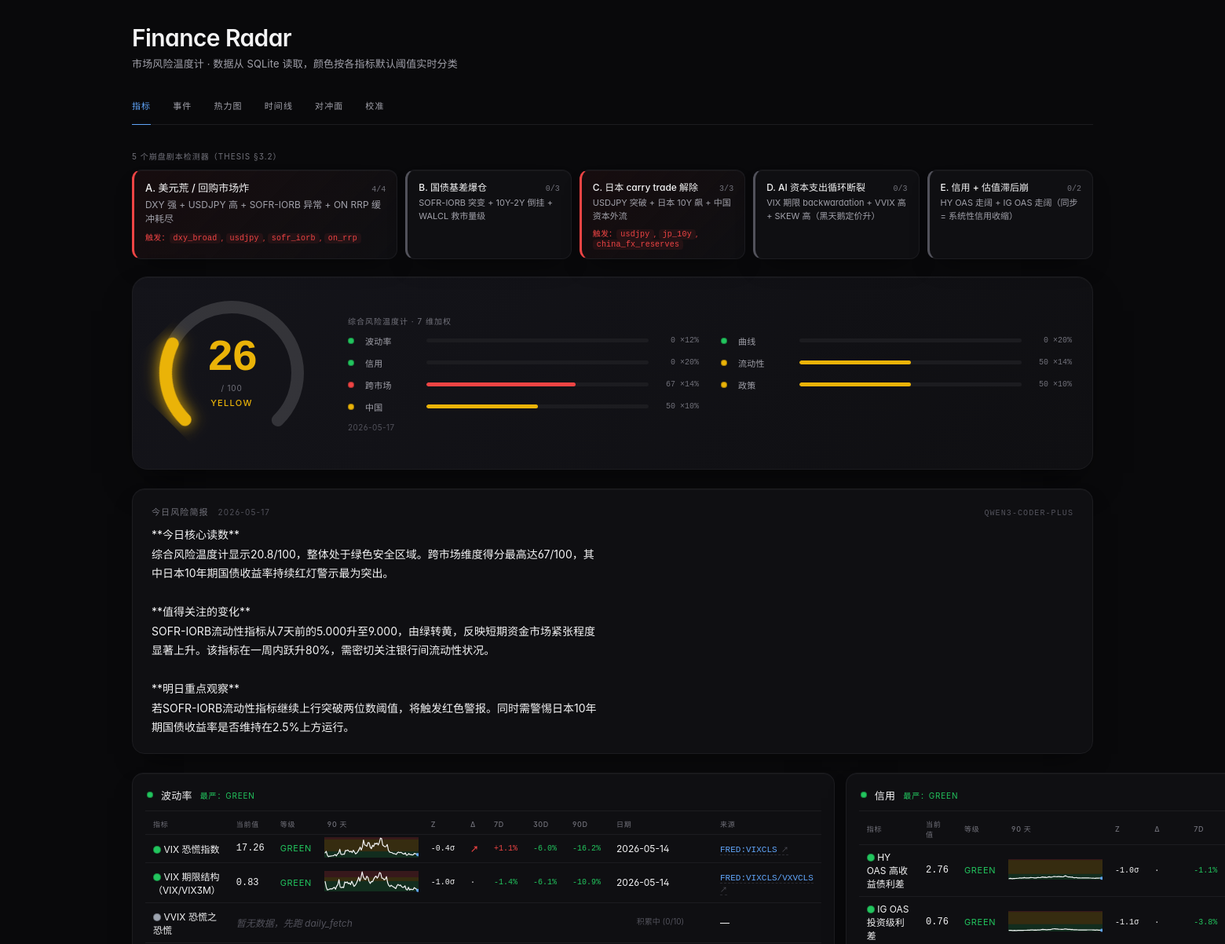
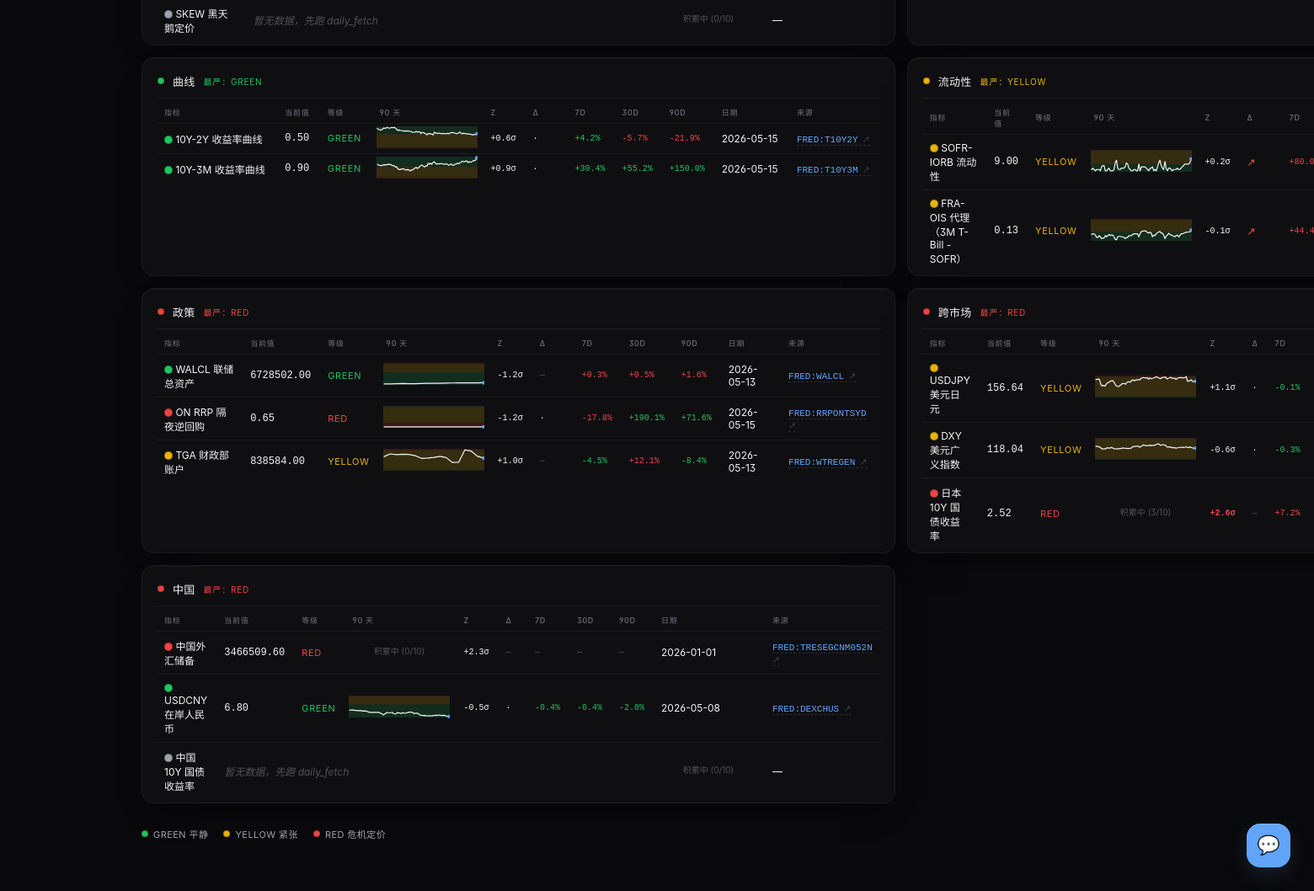
The page / on the database its author committed (2 pictures, top to bottom).
### tables this page shows
CREATE TABLE risk_scores (
    date TEXT PRIMARY KEY,
    score REAL NOT NULL,
    level TEXT NOT NULL,
    breakdown_json TEXT NOT NULL,
    created_at TEXT NOT NULL
);

CREATE TABLE briefings (
    date TEXT PRIMARY KEY,
    content TEXT NOT NULL,
    model TEXT,
    created_at TEXT NOT NULL
);

CREATE TABLE indicators (
    id          INTEGER PRIMARY KEY,
    name        TEXT    NOT NULL,
    date        TEXT    NOT NULL,
    value       REAL    NOT NULL,
    source      TEXT    NOT NULL,
    ingested_at TEXT    NOT NULL,
    UNIQUE(name, date)
);

### src/web/app.py (the view)
    @app.route("/")
    def index():
        target = app.config["DB_PATH"]
        hist_target = app.config.get("HISTORY_DB_PATH")
        with dbmod.open_db(target) as conn:
            rows = _build_rows(conn, history_db_path=hist_target)
            briefing = bf.get_latest_briefing(conn)
            risk = rs.get_latest_risk_score(conn)
            indicator_states = {}
            for ind in _INDICATOR_REGISTRY:
                latest = dbmod.get_latest(conn, ind["name"])
                indicator_states[ind["name"]] = {
                    "latest": latest,
                    "classify": ind["classify"],
                }
        scenarios = evaluate_scenarios(indicator_states)
        groups = _group_rows(rows)
        return render_template(
            "index.html",
            rows=rows, groups=groups,
            briefing=briefing, risk=risk,
            scenarios=scenarios,
            level_colors={k.value: v for k, v in _LEVEL_COLORS.items()},
            active_page="index",
        )

### src/compute/briefing.py (called while the page is built)
def init_briefings_schema(conn: sqlite3.Connection) -> None:
    with conn:
        conn.executescript(_BRIEFING_SCHEMA)

def get_latest_briefing(conn: sqlite3.Connection) -> Optional[Dict[str, Any]]:
    init_briefings_schema(conn)
    cur = conn.execute(
        "SELECT date, content, model, created_at FROM briefings ORDER BY date DESC LIMIT 1"
    )
    row = cur.fetchone()
    return dict(row) if row else None

### src/compute/indicators/china_fx_reserves.py (called while the page is built)
def classify_value(value: float) -> Level:
    return classify(value, low=THRESHOLD_LOW, high=THRESHOLD_HIGH, direction=DIRECTION)

### src/compute/indicators/dxy.py (called while the page is built)
def classify_value(value: float) -> Level:
    return classify(value, low=THRESHOLD_LOW, high=THRESHOLD_HIGH, direction=DIRECTION)

### src/compute/indicators/fra_ois.py (called while the page is built)
def classify_value(value: float) -> Level:
    return classify(value, low=THRESHOLD_LOW, high=THRESHOLD_HIGH, direction=DIRECTION)

### src/compute/indicators/hy_oas.py (called while the page is built)
def classify_value(value: float) -> Level:
    return classify(value, low=THRESHOLD_LOW, high=THRESHOLD_HIGH, direction=DIRECTION)

### src/compute/indicators/ig_oas.py (called while the page is built)
def classify_value(value: float) -> Level:
    return classify(value, low=THRESHOLD_LOW, high=THRESHOLD_HIGH, direction=DIRECTION)

### src/compute/indicators/jp_10y.py (called while the page is built)
def classify_value(value: float) -> Level:
    return classify(value, low=THRESHOLD_LOW, high=THRESHOLD_HIGH, direction=DIRECTION)

### src/compute/indicators/on_rrp.py (called while the page is built)
def classify_value(value: float) -> Level:
    return classify(value, low=THRESHOLD_LOW, high=THRESHOLD_HIGH, direction=DIRECTION)

### src/compute/indicators/sofr_iorb.py (called while the page is built)
def classify_value(value: float) -> Level:
    return classify(value, low=THRESHOLD_LOW, high=THRESHOLD_HIGH, direction=DIRECTION)

### src/compute/indicators/tga.py (called while the page is built)
def classify_value(value: float) -> Level:
    return classify(value, low=THRESHOLD_LOW, high=THRESHOLD_HIGH, direction=DIRECTION)

### src/compute/indicators/usdcny.py (called while the page is built)
def classify_value(value: float) -> Level:
    return classify(value, low=THRESHOLD_LOW, high=THRESHOLD_HIGH, direction=DIRECTION)

### src/compute/indicators/usdjpy.py (called while the page is built)
def classify_value(value: float) -> Level:
    return classify(value, low=THRESHOLD_LOW, high=THRESHOLD_HIGH, direction=DIRECTION)

### src/compute/indicators/vix.py (called while the page is built)
def classify_value(value: float) -> Level:
    return classify(value, low=THRESHOLD_LOW, high=THRESHOLD_HIGH, direction=DIRECTION)

### src/compute/indicators/vix_term_structure.py (called while the page is built)
def classify_value(value: float) -> Level:
    return classify(value, low=THRESHOLD_LOW, high=THRESHOLD_HIGH, direction=DIRECTION)

### src/compute/indicators/walcl.py (called while the page is built)
def classify_value(value: float) -> Level:
    return classify(value, low=THRESHOLD_LOW, high=THRESHOLD_HIGH, direction=DIRECTION)

### src/compute/indicators/yield_curve.py (called while the page is built)
def classify_value(value: float) -> Level:
    return classify(value, low=THRESHOLD_LOW, high=THRESHOLD_HIGH, direction=DIRECTION)

### src/compute/indicators/yield_curve_10y3m.py (called while the page is built)
def classify_value(value: float) -> Level:
    return classify(value, low=THRESHOLD_LOW, high=THRESHOLD_HIGH, direction=DIRECTION)

### templates/index.html (shortened to what this page needs)
{% extends "_base.html" %}
{% block content %}
  {% if scenarios %}
    <div class="scenarios">
      <div class="scenarios-title">5 个崩盘剧本检测器（THESIS §3.2）</div>
      <div class="scenarios-grid">
        {% for s in scenarios %}
          <div class="scenario-card scenario-{{ s.level }}">
            <div class="scenario-head">
              <span class="scenario-label">{{ s.label }}</span>
              <span class="scenario-score">{{ s.matched }}/{{ s.total }}</span>
            </div>
            <div class="scenario-desc">{{ s.description }}</div>
            {% if s.hits %}
              <div class="scenario-hits">
                触发：{% for h in s.hits %}<code>{{ h }}</code>{% if not loop.last %}, {% endif %}{% endfor %}
              </div>
            {% endif %}
          </div>
        {% endfor %}
      </div>
    </div>
  {% endif %}
  {% if risk %}
    {% set risk_color = level_colors[risk.level] %}
    {% set _arc_len = 396 %}
    {% set _score_pct = risk.score / 100.0 if risk.score < 100 else 1.0 %}
    {% set _score_pct = 0.0 if _score_pct < 0 else _score_pct %}
    {% set _dashoffset = _arc_len * (1 - _score_pct) %}
    <div class="gauge">
      <div class="gauge-ring-wrap">
        <svg class="gauge-ring-svg" viewBox="0 0 200 200" aria-hidden="true">
          <circle class="gauge-ring-bg" cx="100" cy="100" r="84"
                  stroke-dasharray="{{ _arc_len }} 528" />
          <circle class="gauge-ring-fg" cx="100" cy="100" r="84"
                  stroke="{{ risk_color }}"
                  stroke-dasharray="{{ _arc_len }} 528"
                  stroke-dashoffset="{{ '%.1f'|format(_dashoffset) }}"
                  style="color: {{ risk_color }};" />
        </svg>
        <div class="gauge-center">
          <div class="gauge-num" style="color: {{ risk_color }};">{{ "%.0f"|format(risk.score) }}</div>
          <div class="gauge-num-suffix">/ 100</div>
          <div class="gauge-level-label" style="color: {{ risk_color }};">{{ risk.level }}</div>
        </div>
      </div>
      <div>
        <div class="gauge-cockpit-title">综合风险温度计 · 7 维加权</div>
        {% if risk.breakdown %}
          <div class="gauge-dims">
            {% for g, info in risk.breakdown.items() %}
              {% set _g_level = "RED" if info.score >= 65 else ("YELLOW" if info.score >= 25 else "GREEN") %}
              {% set _g_color = level_colors[_g_level] %}
              <div class="gauge-dim-row">
                <span class="dot dot-sm" style="background: {{ _g_color }};"></span>
                <span class="gauge-dim-name">{{ g }}</span>
                <div class="gauge-dim-bar-wrap">
                  <div class="gauge-dim-bar" style="width: {{ '%.0f'|format(info.score) }}%; background: {{ _g_color }};"></div>
                </div>
                <span class="gauge-dim-meta">{{ "%.0f"|format(info.score) }} ×{{ "%.0f"|format(info.weight) }}%</span>
              </div>
            {% endfor %}
          </div>
        {% endif %}
        <div class="gauge-date">{{ risk.date }}</div>
      </div>
    </div>
  {% endif %}
  {% if briefing %}
    <div class="briefing">
      <h2>
        今日风险简报
        <span class="b-date">{{ briefing.date }}</span>
        {% if briefing.model %}<span class="b-model">{{ briefing.model }}</span>{% endif %}
      </h2>
      <p>{{ briefing.content }}</p>
    </div>
  {% endif %}
  {% if groups %}
    <div class="indicator-grid">
    {% for g in groups %}
      <div class="group">
        <div class="group-header">
          <span class="dot dot-sm" style="background: {{ g.header_color }};"></span>
          <span class="group-name">{{ g.group }}</span>
          {% if g.header_level %}
            <span class="group-level" style="color: {{ g.header_color }};">最严：{{ g.header_level }}</span>
          {% endif %}
        </div>
        <table>
          <thead>
            <tr>
              <th>指标</th>
              <th>当前值</th>
              <th>等级</th>
              <th>90 天</th>
              <th>Z</th>
              <th>Δ</th>
              <th>7d</th>
              <th>30d</th>
              <th>90d</th>
              <th>日期</th>
              <th>来源</th>
            </tr>
          </thead>
          <tbody>
            {% for r in g.rows %}
              <tr>
                <td>
                  <span class="dot" style="background: {{ r.color }};"></span>
                  {{ r.label }}
                </td>
                {% if r.value is none %}
                  <td class="empty" colspan="8">暂无数据，先跑 daily_fetch</td>
                  <td class="spark-cell">
                    <a href="/indicator/{{ r.name }}" class="spark-link" title="查看 {{ r.label }} 详情">{{ r.sparkline_svg | safe }}</a>
                  </td>
                  <td>
                    {% if r.source_url %}
                      <a class="source-link" href="{{ r.source_url }}" target="_blank" rel="noopener noreferrer">查源</a>
                    {% else %}
                      —
                    {% endif %}
                  </td>
                {% else %}
                  <td class="value">{{ "%.2f"|format(r.value) }}</td>
                  <td class="level" style="color: {{ r.color }};">{{ r.level }}</td>
                  <td class="spark-cell">
                    <a href="/indicator/{{ r.name }}" class="spark-link" title="查看 {{ r.label }} 详情">{{ r.sparkline_svg | safe }}</a>
                  </td>
                  {% if r.zscore and r.zscore.z is not none %}
                    <td class="zcol{% if r.zscore.extreme %} bad{% endif %}" title="百分位 {{ '%.0f'|format(r.zscore.percentile) }}% / n={{ r.zscore.n }}">
                      {%- if r.zscore.z > 0 -%}+{% endif -%}
                      {{ "%.1f"|format(r.zscore.z) }}σ
                    </td>
                  {% else %}
                    <td class="zcol diff-na">—</td>
                  {% endif %}
                  {% if r.acceleration and r.acceleration.short_slope is not none %}
                    <td class="zcol{% if r.acceleration.accelerating %} bad{% endif %}" title="短斜率 {{ '%.4f'|format(r.acceleration.short_slope) }}/d，长斜率 {{ '%.4f'|format(r.acceleration.long_slope) }}/d">
                      {%- if r.acceleration.accelerating -%}↗{% else %}·{% endif -%}
                    </td>
                  {% else %}
                    <td class="zcol diff-na">—</td>
                  {% endif %}
                  {% for d in [7, 30, 90] %}
                    {% set c = r.comparisons[d] %}
                    {% if c and c.pct_change is not none %}
                      <td class="diff{% if c.deteriorate %} bad{% elif c.deteriorate is false %} good{% endif %}">
                        {%- if c.pct_change > 0 -%}+{% endif -%}
                        {{ "%.1f"|format(c.pct_change) }}%
                      </td>
                    {% else %}
                      <td class="diff diff-na">—</td>
                    {% endif %}
                  {% endfor %}
                  <td>{{ r.date }}</td>
                  <td>
                    {% if r.source_url %}
                      <a class="source-link" href="{{ r.source_url }}" target="_blank" rel="noopener noreferrer">{{ r.source }}</a>
                    {% else %}
                      {{ r.source }}
                    {% endif %}
                  </td>
                {% endif %}
              </tr>
            {% endfor %}
          </tbody>
        </table>
      </div>
    {% endfor %}
    </div>
  {% else %}
    <p class="empty">尚未注册任何指标</p>
  {% endif %}
  <div class="legend">
    <span><span class="dot dot-sm" style="background:#22c55e"></span>GREEN 平静</span>
    <span><span class="dot dot-sm" style="background:#eab308"></span>YELLOW 紧张</span>
    <span><span class="dot dot-sm" style="background:#ef4444"></span>RED 危机定价</span>
  </div>
{% endblock %}

### templates/_base.html (shortened to what this page needs)
<!doctype html>
<html lang="zh-CN">
<head>
  <link rel="stylesheet" href="https://cdn.jsdelivr.net/npm/geist@1.4.0/dist/fonts.css">
</head>
<body>
  <h1>Finance Radar</h1>
  <p class="sub">{% block subtitle %}市场风险温度计 · 数据从 SQLite 读取，颜色按各指标默认阈值实时分类{% endblock %}</p>
  <nav class="page-nav">
    <a href="/" class="{% if active_page == 'index' %}current{% endif %}">指标</a>
    <a href="/events" class="{% if active_page == 'events' %}current{% endif %}">事件</a>
    <a href="/heatmap" class="{% if active_page == 'heatmap' %}current{% endif %}">热力图</a>
    <a href="/timeline" class="{% if active_page == 'timeline' %}current{% endif %}">时间线</a>
    <a href="/hedge" class="{% if active_page == 'hedge' %}current{% endif %}">对冲面</a>
    <a href="/calibration" class="{% if active_page == 'calibration' %}current{% endif %}">校准</a>
  </nav>
  {% block content %}{% endblock %}
  <button id="chat-toggle" title="问 AI 解读当前指标">💬</button>
</body>
</html>

### rows shown on the page
risk_scores: score "26", level "YELLOW", date "2026-05-17"
briefings: date "2026-05-17", model "QWEN3-CODER-PLUS", content "**今日核心读数** 综合风险温度计显示20.8/100，整体处于绿色安全区域。跨市场维度得分最高达67/100，其中日本10年期国债收益率持续红灯警示最为突出。 **值得关注的变化** SOFR-IORB流动性指标从7天前的5.000升至9.000，由绿转黄，反映短期资金市场紧张程度显著上升。该指标在一周内跃升80%，需密切关注银行间流动性状况。 **明日重点观察** 若SOFR-IORB流动性指标继续上行突破两位数阈值，将触发红色警报。同时需警惕日本10年期国债收益率是否维持在2.5%上方运行。"
indicators: label "VIX 恐慌指数", value "17.26", level "GREEN", zscore.z "-0.4", pct_change "1.1" "-6.0" "-16.2", date "2026-05-14", source "FRED:VIXCLS"
indicators: label "USDJPY 美元日元", value "156.64", level "YELLOW", zscore.z "1.1", pct_change "-0.1"

### other values the page prints
{{ s.label }} "A. 美元荒 / 回购市场炸" "B. 国债基差爆仓" "C. 日本 carry trade 解除" "D. AI 资本支出循环断裂" "E. 信用 + 估值滞后崩"
{{ s.matched }} "4" "0" "3" "0" "0"
{{ s.total }} "4" "3" "3" "3" "2"
{{ s.description }} "DXY 强 + USDJPY 高 + SOFR-IORB 异常 + ON RRP 缓冲耗尽" "SOFR-IORB 突变 + 10Y-2Y 倒挂 + WALCL 救市量级" "USDJPY 突破 + 日本 10Y 飙 + 中国资本外流" "VIX 期限 backwardation + VVIX 高 + SKEW 高（黑天鹅定价升）" "HY OAS 走阔 + IG OAS 走阔（同步 = 系统性信用收缩）"
{{ h }} "dxy_broad" "usdjpy" "sofr_iorb" "on_rrp" "usdjpy" "jp_10y" "china_fx_reserves"
{{ g }} "波动率" "曲线" "信用" "流动性" "跨市场" "政策" "中国"
{{ "%.0f"|format(info.score) }} "0" "0" "0" "50" "67" "50" "50"
{{ "%.0f"|format(info.weight) }} "12" "20" "20" "14" "14" "10" "10"
{{ g.group }} "波动率" "信用" "曲线" "流动性" "政策" "跨市场" "中国"
{{ g.header_level }} "GREEN" "GREEN" "GREEN" "YELLOW" "RED" "RED" "RED"
{{ r.label }} "VIX 期限结构（VIX/VIX3M）" "VVIX 恐慌之恐慌" "SKEW 黑天鹅定价" "HY OAS 高收益债利差" "IG OAS 投资级利差" "10Y-2Y 收益率曲线" "10Y-3M 收益率曲线" "SOFR-IORB 流动性" "FRA-OIS 代理（3M T-Bill - SOFR）" "WALCL 联储总资产" "ON RRP 隔夜逆回购" "TGA 财政部账户" "DXY 美元广义指数" "日本 10Y 国债收益率" "中国外汇储备" "USDCNY 在岸人民币" "中国 10Y 国债收益率"
{{ "%.2f"|format(r.value) }} "0.83" "2.76" "0.76" "0.50" "0.90" "9.00" "0.13" "6728502.00" "0.65" "838584.00" "118.04" "2.52" "3466509.60" "6.80"
{{ r.level }} "GREEN" "GREEN" "GREEN" "GREEN" "GREEN" "YELLOW" "YELLOW" "GREEN" "RED" "YELLOW" "YELLOW" "RED" "RED" "GREEN"
{{ "%.1f"|format(r.zscore.z) }} "-1.0" "-1.0" "-1.1" "0.6" "0.9" "0.2" "-0.1" "-1.2" "-1.2" "1.0" "-0.6" "2.6" "2.3" "-0.5"
{{ "%.1f"|format(c.pct_change) }} "-1.4" "-6.1" "-10.9" "-1.1" "-3.8" "4.2" "-5.7" "-21.9" "30.4" "55.2" "150.0" "80.0" "44.4" "0.3" "0.5" "1.6" "-17.8" "190.1" "71.6" "-4.5" "12.1" "-8.4" "-0.3" "7.2" "-0.4" "-0.4" "-2.0"
